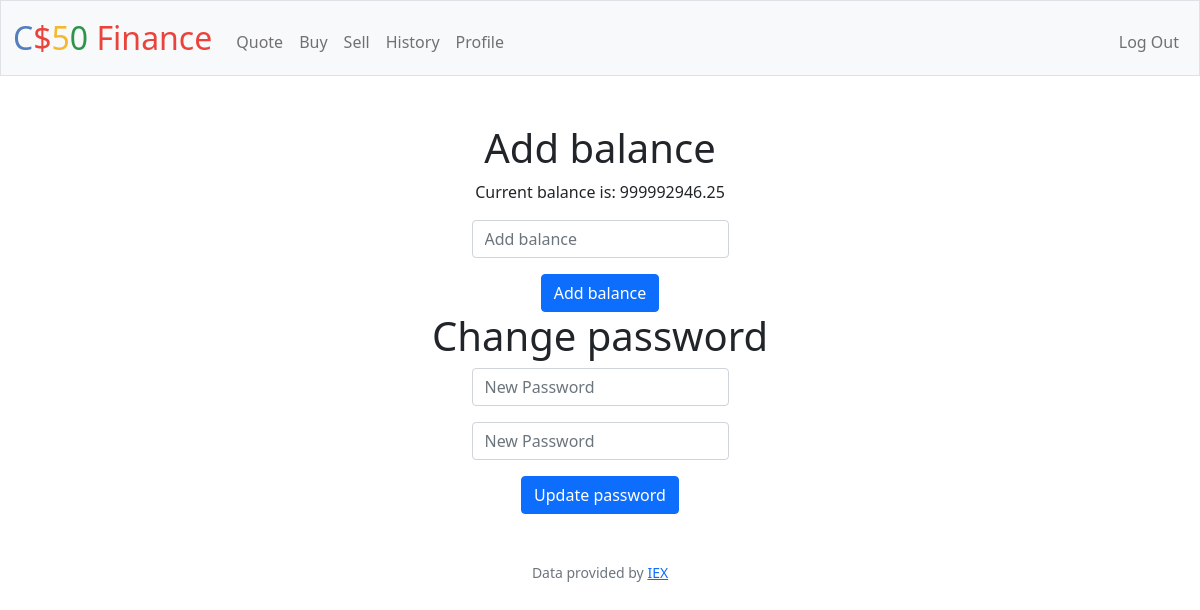
Page /profile (signed in) on the earlier database version.
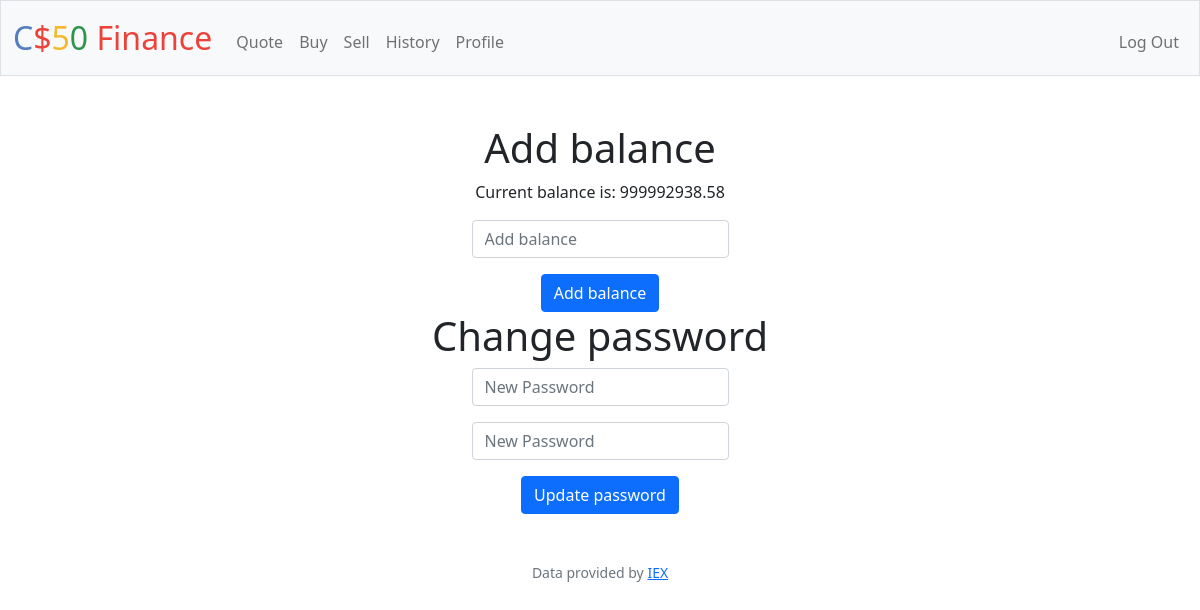
Same page on the later database version.
### tables this page shows
CREATE TABLE users (id INTEGER PRIMARY KEY AUTOINCREMENT NOT NULL, username TEXT NOT NULL, hash TEXT NOT NULL, cash NUMERIC NOT NULL DEFAULT 10000.00);

### app.py (the view, shortened to what this page needs)
@app.route("/profile")
@app.route("/profile/<string:action>", methods=["POST"])
@login_required
def profile(action: str = ""):
    balance = db.execute("SELECT cash FROM users WHERE id = ?;", session["user_id"])[0]["cash"]
    return render_template("profile.html", balance=balance)

### app.py (called while the page is built)
@app.after_request
def after_request(response):
    response.headers["Cache-Control"] = "no-cache, no-store, must-revalidate"
    response.headers["Expires"] = 0
    response.headers["Pragma"] = "no-cache"
    return response

### helpers.py (called while the page is built)
def login_required(f):
    @wraps(f)
    def decorated_function(*args, **kwargs):
        if session.get("user_id") is None:
            return redirect("/login")
        return f(*args, **kwargs)
    return decorated_function

### templates/profile.html (shortened to what this page needs)
{% extends "layout.html" %}
{% block main %}
<h1>Add balance</h1>
<p>Current balance is: {{ '%.2f' % balance }}</p>
<form action="/profile/balance" method="post">
    <div class="mb-3">
        <input class="form-control mx-auto w-auto" name="balance" placeholder="Add balance" type="number" required>
    </div>
    <button class="btn btn-primary" type="submit">Add balance</button>
</form>
<h1>Change password</h1>
<form action="/profile/password" method="post">
    <div class="mb-3">
        <input class="form-control mx-auto w-auto" id="password" name="password" placeholder="New Password" type="password">
    </div>
    <div class="mb-3">
        <input class="form-control mx-auto w-auto" id="password" name="confirmation" placeholder="New Password" type="password">
    </div>
    <button class="btn btn-primary" type="submit">Update password</button>
</form>
{% endblock %}

Differences in the rows shown:
changed users: cash "999992946.25" → "999992938.58"
